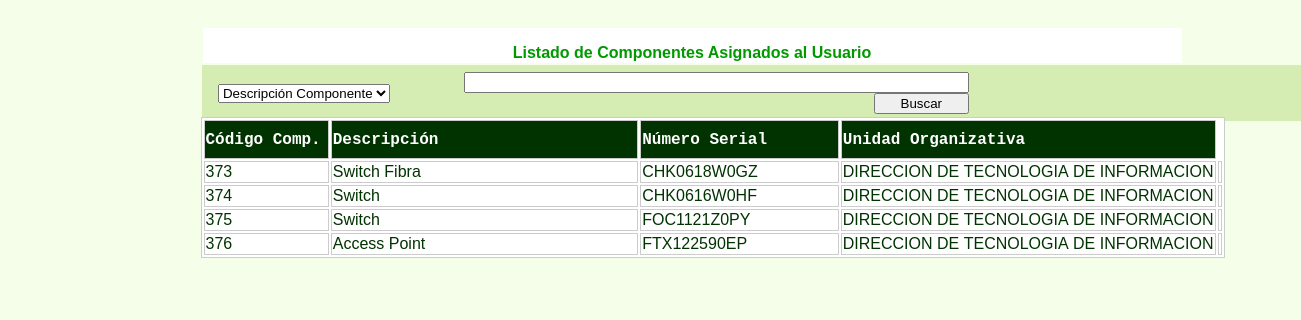
/selec_equipos5.php?var=999999, run on the app's committed database.
### tables this page shows
CREATE TABLE `t_asig_comp_items` (
  `COD_COMP` int(10) NOT NULL,
  `NUM_SERIAL` varchar(20) NOT NULL,
  `ind_bes` varchar(1) NOT NULL,
  `COD_SOL` int(10) NOT NULL,
  `imei` varchar(20) NOT NULL,
  `macaddress` varchar(20) NOT NULL,
  `pin` varchar(20) NOT NULL,
  `ip` varchar(20) NOT NULL,
  `nroaso` varchar(20) NOT NULL,
  `SIMCARD` varchar(20) NOT NULL,
  `PUK` varchar(20) NOT NULL,
  `ind_la` varchar(1) NOT NULL,
  `Ind_lc` varchar(1) NOT NULL,
  `ind_ec` varchar(1) NOT NULL,
  `Operadora` varchar(25) NOT NULL,
  `capacidad` varchar(20) NOT NULL,
  `SO` varchar(40) NOT NULL,
  `fecha_asig` date NOT NULL,
  `cod_ubi` int(3) NOT NULL,
  `num_solic` int(10) NOT NULL,
  `estatus_comp` varchar(2) NOT NULL,
  `ind_asignacion` int(1) NOT NULL,
  `items` int(4) NOT NULL,
  `status` varchar(2) NOT NULL,
  UNIQUE KEY `cod-comp_serial_sol` (`COD_COMP`,`NUM_SERIAL`,`COD_SOL`),
  FULLTEXT KEY `ip` (`ip`)
);

CREATE TABLE `m_componentes` (
  `COD_COMP` int(10) NOT NULL,
  `COD_GRUPO_ART` varchar(3) NOT NULL,
  `COD_MARCA` varchar(3) NOT NULL,
  `COD_MODELO` varchar(3) NOT NULL,
  `DESC_COMP` varchar(45) NOT NULL,
  `FEC_CREACION` date NOT NULL,
  `USUARIO_CREACION` varchar(10) NOT NULL,
  `STATUS_COMP` varchar(2) NOT NULL,
  `COD_TIPO` varchar(3) NOT NULL,
  `COD_PROCESA` varchar(3) NOT NULL,
  `UM` varchar(3) NOT NULL,
  `VELOCIDAD` varchar(10) NOT NULL,
  `MEMORIA` varchar(6) NOT NULL,
  `DISCO` varchar(6) NOT NULL,
  `FEC_MODIF` date NOT NULL,
  `USUARIO_MODIF` varchar(10) NOT NULL,
  `tipo` varchar(1) NOT NULL,
  `GRUPO_COMP` varchar(2) NOT NULL,
  `ind_serial` varchar(1) NOT NULL,
  `NVRAM` varchar(10) NOT NULL,
  `bytes_flash` varchar(10) NOT NULL,
  `RAM` varchar(10) NOT NULL,
  UNIQUE KEY `COD_COMP` (`COD_COMP`)
);

CREATE TABLE `m_unidad_org` (
  `COD_UNIDAD` int(3) NOT NULL,
  `DESC_UNIDAD` varchar(40) NOT NULL,
  `LITERAL` varchar(16) NOT NULL,
  UNIQUE KEY `UNIDAD` (`COD_UNIDAD`)
);

### selec_equipos5.php (the view, shortened to what this page needs)
<?php
  $nombre_busqueda=$_POST['nombre_busqueda'];
  $tipo_objeto=$_POST['tipo_objeto'];
  $cliente1=$_SESSION['cliente'];
  $conectar=conectar_BD();
  $sql05="select NOMB_SOL as NOMB_SOL from m_solicitantes where COD_SOL='$cliente1'";
  $resul1=mysql_query($sql05,$conectar) or die("Problemas en la Sentencia SQL 5. ".mysql_error());
  if(mysql_num_rows($resul1)>0){
     $registro=mysql_fetch_assoc($resul1);
    $NOMB_SOL=$registro["NOMB_SOL"];
  }
?>
<!DOCTYPE html PUBLIC "-//W3C//DTD XHTML 1.0 Transitional//EN" "http://www.w3.org/TR/xhtml1/DTD/xhtml1-transitional.dtd">
<html xmlns="http://www.w3.org/1999/xhtml">
<head>
</head>
<body>
<div style="width: 900px; position: relative; margin-left: auto; margin-right: auto;"><div id="c_encabezado">
<p>&nbsp;</p>
<p class="efecha">&nbsp;</p>
<div id="Layer1">
  <div align="center" class="Estilo28">
    <p class="Estilo41">Listado de Componentes Asignados al Usuario <?php echo $NOMB_SOL ?></p>
  </div>
</div>
<form id="form1" name="form1" method="post" action="selec_equipos5.php">
  <p>&nbsp;</p>
  <p>&nbsp;</p>
<div id="busqueda">
  <table width="770">
    <tr>
      <td width="185"><div align="right"></div></td>
      <td width="573"><div align="right"></div></td>
      </tr>
    <tr>
      <td><div align="right">
        <select name="tipo_objeto" size="1" id="tipo_objeto" >
          <?php
          $opciones = array(01=>'Descripción Componente',02=>'Número Serial');
          foreach($opciones as $k=>$op) {
        ?>
          <option value="<?php echo $k; ?>" <?php if($tipo_objeto== $k) echo 'selected="selected"'?> > <?php echo $op; ?> </option>
          <?php } ?>
        </select>
      </div></td>
      <td><div align="right">
        <input name="nombre_busqueda" type="text" id="nombre_busqueda" value="<?php echo $nombre_busqueda; ?>" size="60" maxlength="60" />
        <input name="b_buscar" type="submit" id="b_buscar" value="     Buscar     " />
      </div></td>
      </tr>
  </table>
  <div id="resultado">
    <table width="1024" border="1" bordercolor="#CCCCCC" bgcolor="#FFFFFF" class="Estilo28">
      <tr>
        <td width="124" height="35" bgcolor="#003300"><span class="Estilo38">C&oacute;digo Comp.  </span></td>
        <td width="312" bgcolor="#003300"><span class="Estilo38">Descripci&oacute;n </span></td>
        <td width="198" bgcolor="#003300"><span class="Estilo38">N&uacute;mero Serial</span></td>
        <td width="362" bgcolor="#003300"><span class="Estilo38">Unidad Organizativa</span></td>
        </tr>
        <?php
          $conectar=conectar_BD();
          $sql01="select m_solicitantes.nomb_sol as nomb_sol, m_unidad_org.desc_unidad as desc_unidad,
		  t_asig_comp_items.num_serial as num_serial,
		  m_componentes.cod_comp as cod_comp, m_componentes.desc_comp as desc_comp
		  from t_asig_comp_items, m_solicitantes, m_unidad_org, m_componentes
		  where t_asig_comp_items.status <> '01' and t_asig_comp_items.cod_comp = m_componentes.cod_comp and
		   t_asig_comp_items.cod_sol  = m_solicitantes.cod_sol  and m_solicitantes.cod_unidad =
		   m_unidad_org.cod_unidad and t_asig_comp_items.cod_sol = '$cliente1'";
           $resultado=mysql_query($sql01,$conectar) or die("Problemas en la Sentencia SQL".mysql_error());
           if(mysql_num_rows($resultado)>0)
	       {
    		  while($registro=mysql_fetch_assoc($resultado)){
				  $nomb_sol=$registro['nomb_sol'];
				  $nomb_sol=str_replace(" ","&nbsp;",$nomb_sol);
				  $desc_unidad=$registro['desc_unidad'];
				  $desc_unidad=str_replace(" ","&nbsp;",$desc_unidad);
				  $cod_comp=$registro['cod_comp'];
				  $cod_comp=str_replace(" ","&nbsp;",$cod_comp);
				  $desc_comp=$registro['desc_comp'];
				  $desc_comp=str_replace(" ","&nbsp;",$desc_comp);
				  $num_serial=$registro['num_serial'];
				  $num_serial=str_replace(" ","&nbsp;",$num_serial);
                  echo "<tr OnMouseOver=Resaltar_On(this);' OnMouseOut='Resaltar_Off(this);'
				  OnClick=\"datos('$cod_comp','$num_serial');\"><td>$cod_comp</td><td>$desc_comp</td><td>$num_serial</td>
				  <td>$desc_unidad</td><td>$nomb_sol</td></tr>";
		    }
		   }
		   ?>
    </table>
  </div>
</div>
  <p>&nbsp;</p>
  <p>&nbsp;</p>
  <p>&nbsp;</p>
  <p>&nbsp;</p>
  <p>&nbsp;</p>
</form>
</div>
</body>
</html>

### selec_equipos5.php (style rules this page uses)
#Layer1 { position:absolute; width:979px; height:35px; z-index:17; left: 2px; top: 12px; background-color: #FFFFFF; }
#busqueda { position:absolute; width:1140px; height:56px; z-index:19; left: 1px; top: 49px; background-color: #D5EDB3; }
body { background-color: #F4FEE9; }
.Estilo28 { font-family: Geneva, Arial, Helvetica, sans-serif; font-weight: normal; color: #003300; }
#resultado { position:absolute; width:779px; height:265px; z-index:1; left: -1px; }
.Estilo38 { color: #FFFFFF; font-weight: bold; font-family: "Courier New", Courier, monospace; }
.Estilo41 { color: #009900; font-weight: bold; }

### data on the page
t_asig_comp_items: COD_COMP.COD_COMP "373", COD_COMP.DESC_COMP "Switch Fibra", NUM_SERIAL "CHK0618W0GZ", m_unidad_org.DESC_UNIDAD "DIRECCION DE TECNOLOGIA DE INFORMACION"
t_asig_comp_items: COD_COMP.COD_COMP "374", COD_COMP.DESC_COMP "Switch", NUM_SERIAL "CHK0616W0HF", m_unidad_org.DESC_UNIDAD "DIRECCION DE TECNOLOGIA DE INFORMACION"
t_asig_comp_items: COD_COMP.COD_COMP "375", COD_COMP.DESC_COMP "Switch", NUM_SERIAL "FOC1121Z0PY", m_unidad_org.DESC_UNIDAD "DIRECCION DE TECNOLOGIA DE INFORMACION"
t_asig_comp_items: COD_COMP.COD_COMP "376", COD_COMP.DESC_COMP "Access Point", NUM_SERIAL "FTX122590EP", m_unidad_org.DESC_UNIDAD "DIRECCION DE TECNOLOGIA DE INFORMACION"

### other printed values
form field tipo_objeto "Descripción Componente"
